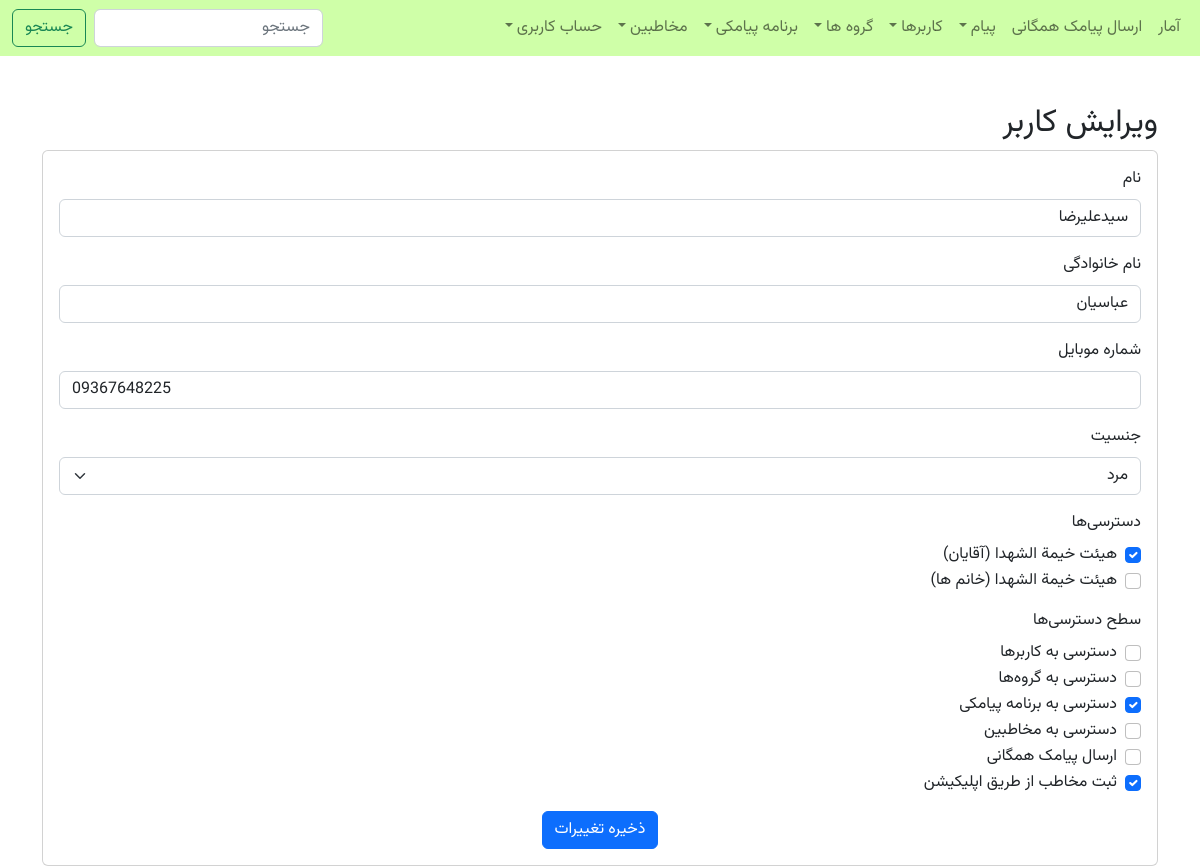
Page /accounts/user_edit/7ac5e2c3-b104-46c1-b556-71af272d6961/ (signed in) on the earlier database version.
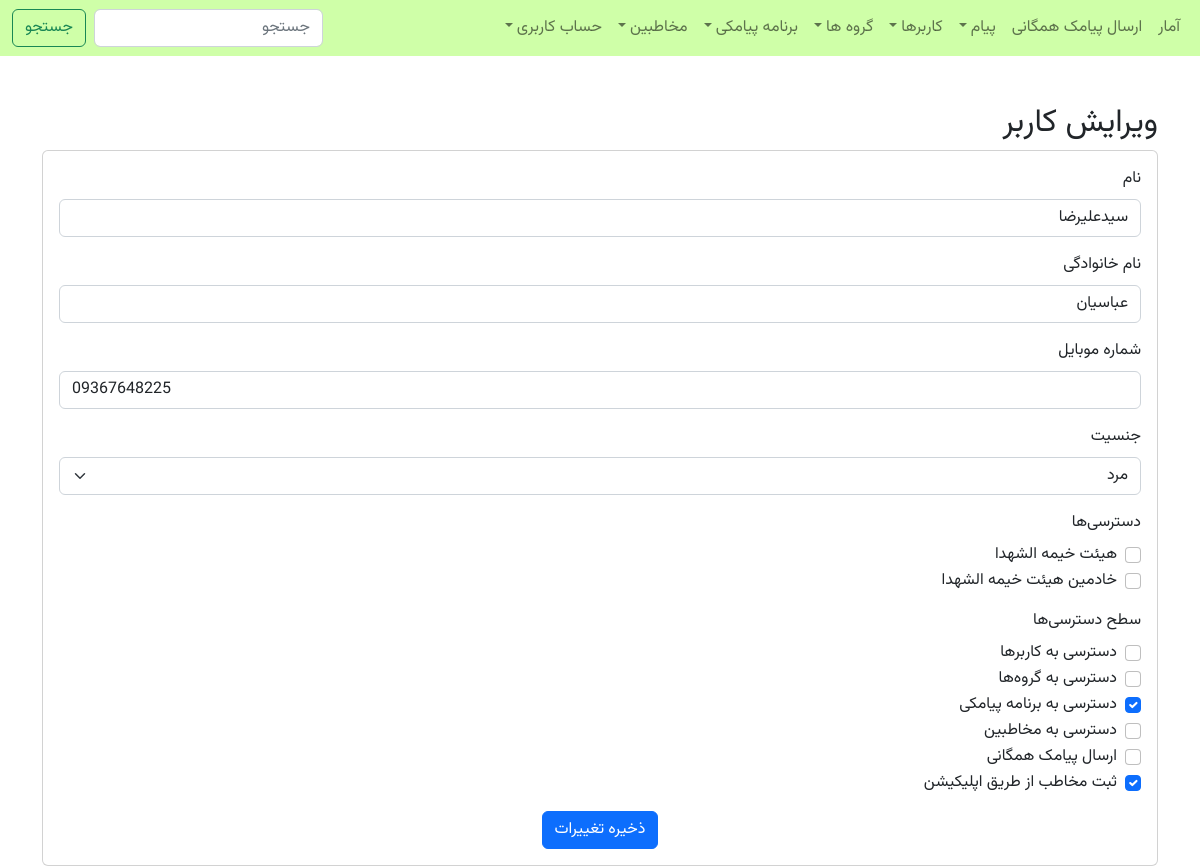
Same page on the later database version.
### organizations/models.py (models this page shows, shortened)
class Group(models.Model):
    name = models.CharField(max_length=255, verbose_name="نام گروه")
    organization = models.ForeignKey(Organization, on_delete=models.CASCADE, verbose_name="سازمان",
                                     related_name='groups')
    created_at = models.DateTimeField(default=timezone.now, verbose_name="تاریخ ایجاد", blank=True, null=True)
    description = models.TextField(blank=True, null=True, verbose_name="توضیحات درباره گروه")
    class Meta:
        verbose_name = 'گروه'
        verbose_name_plural = 'گروه‌ها'

### accounts/views.py (the view, shortened to what this page needs)
# urls.py: path('user_edit/<uuid:user_id>/', UserEditView.as_view(), name='user_edit'),
class UserEditView(UserAccessRequiredMixin, View):
    def get(self, request, user_id):
        if user_id == request.user.id:
            return redirect('user_list')
        user = get_object_or_404(User, id=user_id)
        groups = Group.objects.filter(organization_id=request.user.organization.id)
        selected_groups = user.groups.values_list('id', flat=True)
        access_controls = {
            'can_access_messages': user.can_access_messages,
            'can_access_users': user.can_access_users,
            'can_access_groups': user.can_access_groups,
            'can_access_sms_program': user.can_access_sms_program,
            'can_access_contacts': user.can_access_contacts,
            'can_send_bulk_sms': user.can_send_bulk_sms,
            'can_add_contacts': user.can_add_contacts,
        }
        return render(request, 'accounts/user_edit.html', {
            'user': user,
            'groups': groups,
            'selected_groups': selected_groups,
            'access_controls': access_controls
        })

### accounts/mixins.py (called while the page is built)
    @method_decorator(login_required)
    def dispatch(self, request, *args, **kwargs):
        if not request.user.can_access_users:
            raise PermissionDenied("شما مجاز به دسترسی به این صفحه نیستید.")
        return super().dispatch(request, *args, **kwargs)

### accounts/templates/accounts/user_edit.html (shortened to what the changed rows need)
{% extends 'base.html' %}
{% load static %}
{% block content %}
    <div class="container mt-5">
        <h2>ویرایش کاربر</h2>
        <div class="card">
            <div class="card-body">
                <form method="post">
                    <div class="mb-3">
                        {% for group in groups %}
                            <div class="form-check">
                                <input class="form-check-input" type="checkbox" id="group_{{ group.id }}" name="group"
                                       value="{{ group.id }}"
                                       {% if group.id in selected_groups %}checked{% endif %}>
                                <label class="form-check-label" for="group_{{ group.id }}">{{ group.name }}</label>
                            </div>
                        {% endfor %}
                    </div>
                </form>
            </div>
        </div>
    </div>
{% endblock %}

Differences in the rows shown:
removed Group: group "☑", name "هیئت خيمة الشهدا (آقایان)"
removed Group: name "هیئت خيمة الشهدا (خانم ها)"
added Group: name "هیئت خیمه الشهدا"
added Group: name "خادمین هیئت خیمه الشهدا"
